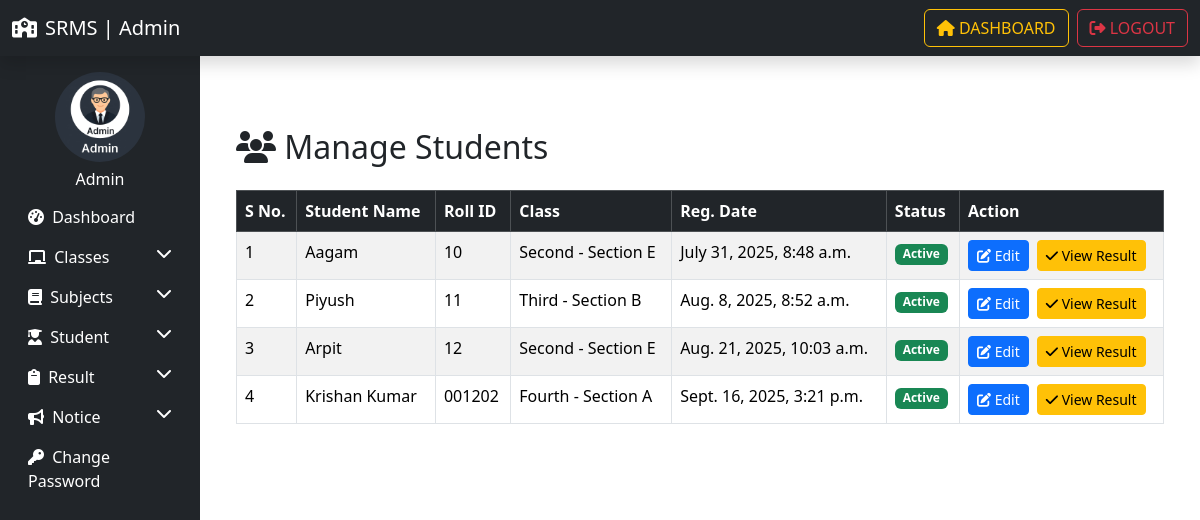
The app's page /manage_students/ (signed in) with its own data.
### resultapp/models.py (models this page shows, shortened)
class Student(models.Model):
    GENDER_CHOICES=(
        ('Male','Male'),
        ('Female','Female'),
        ('other','other')
    )
    name = models.CharField(max_length=50)
    roll_id = models.CharField(max_length=20)
    email = models.EmailField(max_length=50)
    gender = models.CharField(max_length=20,choices=GENDER_CHOICES)
    dob = models.CharField(max_length=100,)
    student_class = models.ForeignKey(Class,on_delete=models.SET_NULL,null=True)
    reg_date=models.DateTimeField(auto_now_add=True)
    updation_date=models.DateTimeField(auto_now=True)
    status =models.IntegerField(default=1)

class Class(models.Model):
    class_name = models.CharField(max_length=50)
    class_numeric = models.IntegerField()
    section = models.CharField(max_length=10)
    creation_date=models.DateTimeField(auto_now_add=True)
    updation_date=models.DateTimeField(auto_now=True)

### resultapp/views.py (the view)
# urls.py: path('manage_students/', manage_students, name='manage_students'),
@login_required
def manage_students(request):
    students = Student.objects.all()
    return render(request, "manage_students.html", locals())

### resultapp/templates/manage_students.html (shortened to what this page needs)
{% extends "admin_base.html" %}
{% load static %}
{% block content %}
<div class="container mt-5">
  <h2 class="mb-4"><i class="fas fa-users"></i> Manage Students</h2>
  <div class="table-responsive">
    <table class="table table-bordered table-striped table-hover">
      <thead class="table-dark">
        <tr>
          <th>S No.</th>
          <th>Student Name</th>
          <th>Roll ID</th>
          <th>Class</th>
          <th>Reg. Date</th>
          <th>Status</th>
          <th>Action</th>
        </tr>
      </thead>
      <tbody>
        {% for i in students %}
        <tr>
          <td>{{ forloop.counter }}</td>
          <td>{{ i.name }}</td>
          <td>{{ i.roll_id }}</td>
          <td>{{ i.student_class.class_name }} - Section {{ i.student_class.section }}</td>
          <td>{{ i.reg_date }}</td>
          <td>
            {% if i.status == 1 %}
              <span class="badge bg-success">Active</span>
            {% else %}
              <span class="badge bg-danger">Inactive</span>
            {% endif %}
          </td>
          <td>
            <div class="d-flex gap-2">
              <a href="{% url 'edit_student' i.id %}" class="btn btn-primary btn-sm">
                <i class="fas fa-edit"></i> Edit
              </a>
              <a href="#" class="btn btn-warning btn-sm">
                <i class="fas fa-check"></i> View Result
              </a>
            </div>
          </td>
        </tr>
        {% empty %}
        <tr>
          <td colspan="7" class="text-center">
            No students found
          </td>
        </tr>
        {% endfor %}
      </tbody>
    </table>
  </div>
</div>
{% endblock content %}

### records on screen
Student: name "Aagam", roll_id "10", student_class.class_name "Second", student_class.section "E", reg_date "July 31, 2025, 8:48 a.m.", status "Active"
Student: name "Piyush", roll_id "11", student_class.class_name "Third", student_class.section "B", reg_date "Aug. 8, 2025, 8:52 a.m.", status "Active"
Student: name "Arpit", roll_id "12", student_class.class_name "Second", student_class.section "E", reg_date "Aug. 21, 2025, 10:03 a.m.", status "Active"
Student: name "Krishan Kumar", roll_id "001202", student_class.class_name "Fourth", student_class.section "A", reg_date "Sept. 16, 2025, 3:21 p.m.", status "Active"
